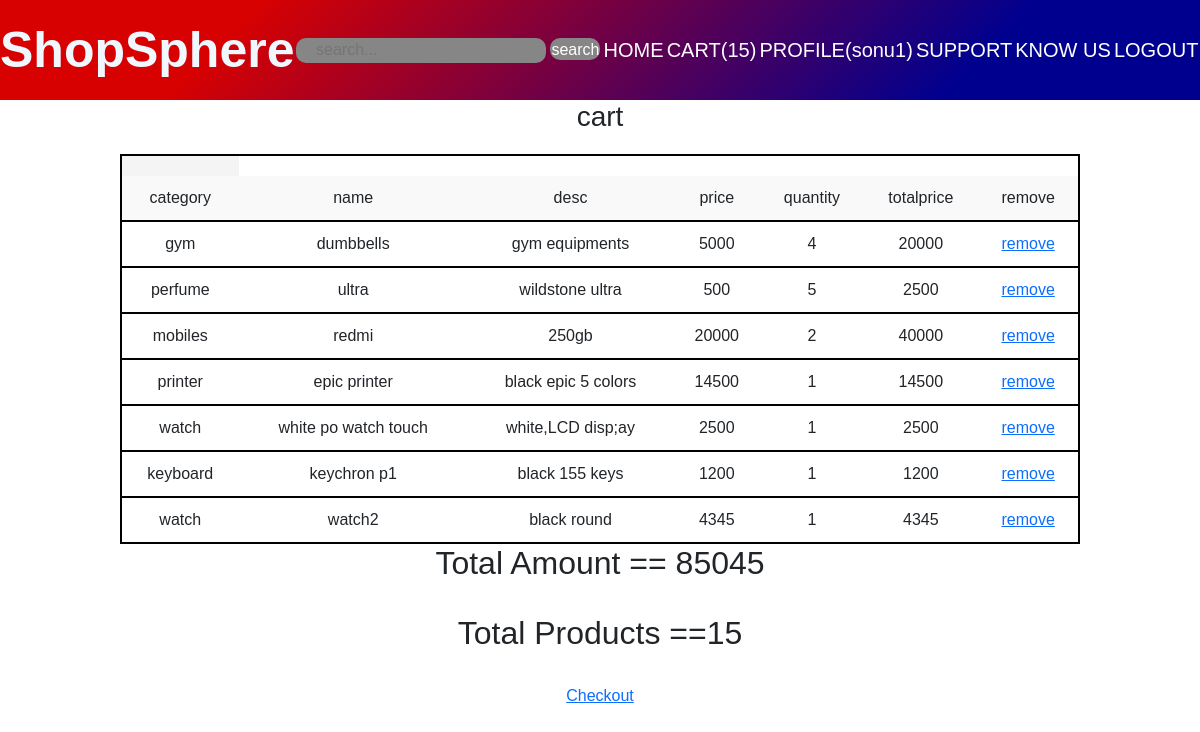
The page /home/cart/ (signed in) on the database its author committed.
### base/models.py (models this page shows)
class CartModel(models.Model):
    category=models.CharField(max_length=100)
    name=models.CharField(max_length=100)
    desc=models.CharField(max_length=100)
    price=models.IntegerField(default=0)
    quantity=models.IntegerField(default=1)
    totalprice=models.IntegerField(default=0)
    host=models.ForeignKey(User,on_delete=models.CASCADE)

### base/views.py (the view)
# urls.py: path('cart/',views.cart,name='cart'),
@login_required(login_url='login_')
def cart(request):
    cart_products = []
    cart_products_count = 0
    cart_total_price=0
    if request.user.is_authenticated:
        cart_products = CartModel.objects.filter(host=request.user)
    cart_products_count = sum(item.quantity for item in cart_products)
    cart_total_price = sum(item.totalprice for item in cart_products)
    context = {
        'cart_products': cart_products,
        'cart_products_count': cart_products_count,
        'cart_total_price':cart_total_price
    }
    return render(request, 'cart.html', context)

### base/templates/cart.html
{% extends 'main.html' %}
{% block content %}
        <center>
            <h3>cart </h3>
            <div class="cart">
                <table style="border: 2px solid black;" >
                        <th>
                            <tr>
                                <td>category</td>
                                <td>name</td>
                                <td>desc</td>
                                <td>price</td>
                                <td>quantity</td>
                                <td>totalprice</td>
                                <td>remove</td>
                            </tr>
                        </th>
                    {% for i in cart_products %}
                            <tbody style="border: 2px solid black;">
                                <tr>
                                    <td>{{i.category}}</td>
                                    <td> {{i.name}}</td>
                                    <td>{{i.desc}}</td>
                                    <td>{{i.price}}</td>
                                    <td>{{i.quantity}}</td>
                                    <td>{{i.totalprice}}</td>
                                    <td><a href="">remove</a></td>
                                </tr>
                            </tbody>
                    {% endfor %}
                </table>
                <h2>Total Amount == {{cart_total_price}}</h2><br> <h2>Total Products =={{cart_products_count}}</h2> <br>
                <a href="">Checkout</a>
            </div>
        </center>
{% endblock content %}

### templates/nav.html (shortened to what this page needs)
<nav>
    <div class="logo">ShopSphere</div>
    <div class="links">
        {% if request.user.is_authenticated %}
            <form action="" class="search" >
                <input type="text" placeholder="search..." name="query" >
                <input type="submit" value="search">
            </form>
            <a href="{% url 'home' %}">HOME</a>
            <a href="{% url 'cart' %}">CART({{cart_products_count}})</a>
            <a href="{% url 'profile' %}">PROFILE({{request.user}})</a>
            <a href="">SUPPORT</a>
            <a href="">KNOW US</a>
            <a href="{% url 'logout_' %}">LOGOUT</a>
            {% endif  %}
    </div>
</nav>

### static/style.css (style rules this page uses)
* { margin: 0; padding: 0; box-sizing: border-box; font-family: Arial, Helvetica, sans-serif; }
.cart { margin: 20px auto; width: 80%; }
table { width: 100%; border-collapse: collapse; margin-top: 10px; }
th, td { border: 2px solid black; padding: 10px; text-align: center; }
th { background-color: #f4f4f4; font-weight: bold; }
tbody tr:nth-child(even) { background-color: #f9f9f9; }
h3 { font-size: 24px; font-weight: bold; color: #333; }

### rows shown on the page
CartModel: category "gym", name "dumbbells", desc "gym equipments", price "5000", quantity "4", totalprice "20000"
CartModel: category "perfume", name "ultra", desc "wildstone ultra", price "500", quantity "5", totalprice "2500"
CartModel: category "mobiles", name "redmi", desc "250gb", price "20000", quantity "2", totalprice "40000"
CartModel: category "printer", name "epic printer", desc "black epic 5 colors", price "14500", quantity "1", totalprice "14500"
CartModel: category "watch", name "white po watch touch", desc "white,LCD disp;ay", price "2500", quantity "1", totalprice "2500"
CartModel: category "keyboard", name "keychron p1", desc "black 155 keys", price "1200", quantity "1", totalprice "1200"
CartModel: category "watch", name "watch2", desc "black round", price "4345", quantity "1", totalprice "4345"

### other values the page prints
{{ cart_products_count }} "15"
{{ request.user }} "sonu1"
{{ cart_total_price }} "85045"
